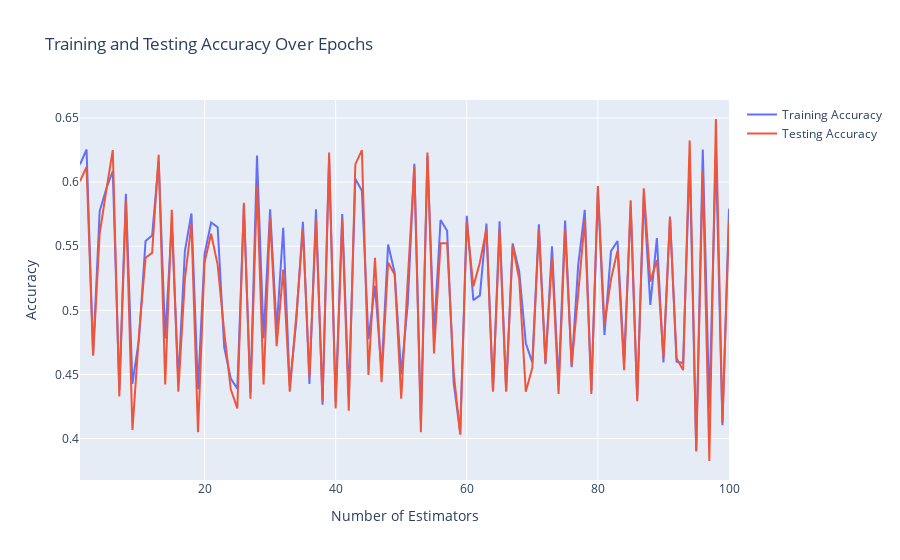
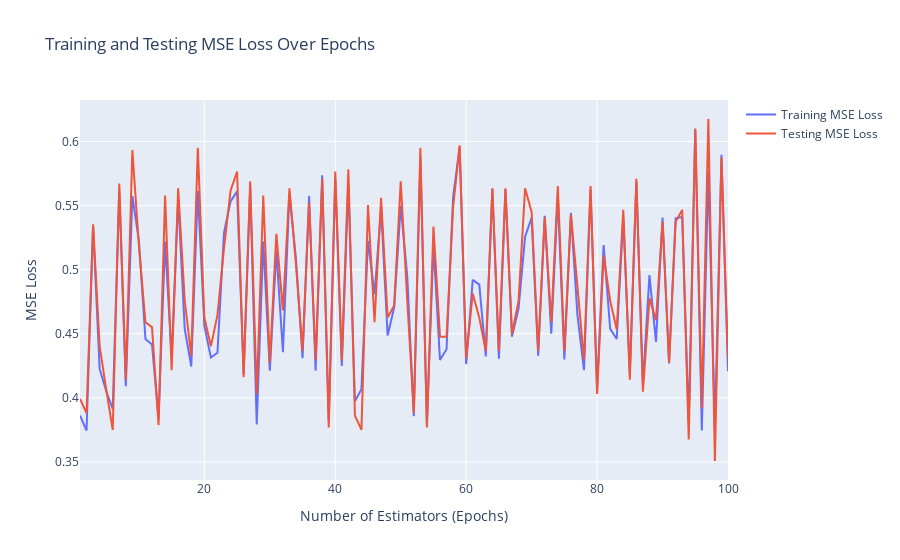

Notebook code for these charts, in order:
### Markdown cell above
### all features

### Code cell
ada_boost_func(X_train,y_train,X_test,y_test)
